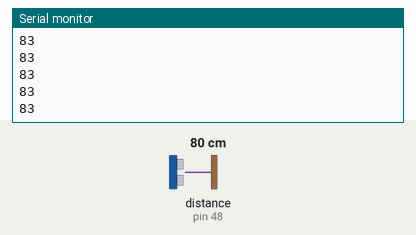
The sketch below on a simulated Arduino Mega 2560, built with avr-gcc and run on an emulated ATmega2560. On the bench: the last lines printed to the serial monitor. Wiring (inferred from the names in the program): ultrasonic range finder: trigger pin 46; echo pin 48. The inputs (shaded band) are chosen by the test bench; at power-on: distance to the obstacle (sensor on pin 48) 80 cm. The echo pulse lasts 58.3 µs per cm.

Above: at 1.2 s.
1.3 s: distance to the obstacle (sensor on pin 48) set to 2 cm
At 2.3 s:
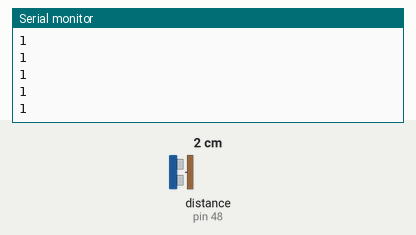
2.8 s: distance to the obstacle (sensor on pin 48) set to 4 cm
At 3.3 s:
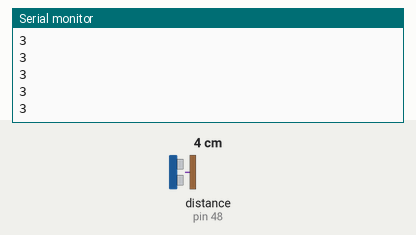
Timing chart, 0 to 5.8 s (numbered marks = the images above; inputs shaded):
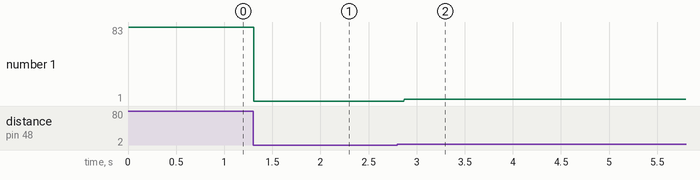

The sketch:

ulrasonic.ino
```cpp
int trig = 46, echo = 48;
void setup() {
  // put your setup code here, to run once:
  pinMode(trig, OUTPUT);
  pinMode(echo, INPUT);
  Serial.begin(9600);

}

void loop() {
  // put your main code here, to run repeatedly:
  digitalWrite(trig, LOW);
  delayMicroseconds(2);
  digitalWrite(trig, HIGH);
  delayMicroseconds(10);
  digitalWrite(trig, LOW);

  int duration = pulseIn(echo, HIGH);
  int distance = (duration*0.036)/2;
  Serial.println(distance);

}
```

Measured:
- after the input at 1.3 s, the serial monitor: prints a new line at once (image 1)
- after the input at 2.8 s, the serial monitor: prints a new line after 0.07 s (image 2)
- plotted number 1: 83 → 1 after the input at 1.3 s, 1 → 3 after the input at 2.8 s
